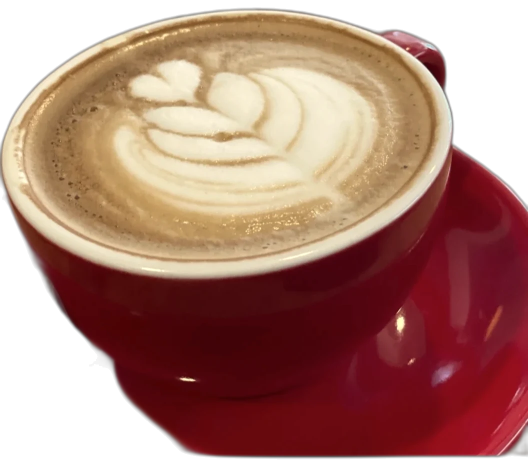
#> input picture assets/drinks/cappuccino.webp, 1056 x 933 px, given in place of 1302bbc0-image.jpg, which was not available (shown at 1/2 size)
$ python make-photos.py
#> lines starting #> are read from the running program, lines starting #| are printed output that depends on the picture; pictures that were not available may be replaced by others from this repository, and a replacement may not be noted
#!/usr/bin/env python3
"""Turns the client-supplied screenshots into web-ready photography.

Each source is a phone screenshot, so it carries a status bar, app chrome and
in some cases Google's "Images may be subject to copyright" banner. `crop` is
the usable picture inside that chrome, as fractions of the source. `focus` is
the point to keep centred when re-cropping to a different aspect ratio.

Run:  python3 tools/make-photos.py
"""
import os, json
from PIL import Image, ImageOps

SRC = "/root/.claude/uploads/7d969982-7431-5130-b512-593f4c1a4612"
OUT = os.path.join(os.path.dirname(os.path.dirname(os.path.abspath(__file__))), "assets", "photos")
os.makedirs(OUT, exist_ok=True)

# source, crop(x0,y0,x1,y1), focus(fx,fy), credit
SOURCES = {
    "lamb-chops":      ("8097b036-image.jpg", (0.00, 0.200, 1.00, 0.760), (0.50, 0.66), "Seaside Grill / Family Room promotional artwork"),
    "avocado-toast":   ("d4519ecd-image.jpg", (0.00, 0.300, 1.00, 0.768), (0.45, 0.48), "@familyroomcoffee.mv Instagram post, 15 Dec 2020"),
    "chicken-burger":  ("3888b3ea-image.jpg", (0.00, 0.345, 1.00, 0.660), (0.42, 0.55), "Seaside Grill / Family Room promotional artwork"),
    "bolognese":       ("04a25036-image.jpg", (0.17, 0.318, 0.83, 0.610), (0.50, 0.50), "Seaside Grill / Family Room promotional artwork"),
    "beef-burger-ad":  ("3471669f-image.jpg", (0.170, 0.345, 0.830, 0.615), (0.50, 0.50), "Seaside Grill / Family Room promotional artwork"),
    "thai-curry":      ("96facb16-image.jpg", (0.15, 0.330, 0.85, 0.600), (0.50, 0.50), "Seaside Grill / Family Room promotional artwork"),
    "chicken-wings":   ("0ec921d8-image.jpg", (0.15, 0.318, 0.85, 0.592), (0.50, 0.50), "Seaside Grill / Family Room promotional artwork"),
    "latte-blue":      ("1302bbc0-image.jpg", (0.145, 0.170, 0.855, 0.845), (0.50, 0.62), "Guest photo by @nishaaarl, reshared by the cafe 14 Sep 2020"),
    "beans":           ("abc596dc-image.jpg", (0.00, 0.430, 1.00, 1.000), (0.50, 0.40), "Family Room Coffee retail packaging"),
    "beef-burger":     ("353e3119-image.jpg", (0.06, 0.140, 0.94, 0.890), (0.50, 0.52), "Family Room Coffee / Seaside Grill product shot"),
    "tea-jasmine":     ("1f4ea03f-image.jpg", (0.08, 0.140, 0.82, 0.800), (0.40, 0.46), "Tea Drop supplier marketing image"),
    "tea-fruits":      ("93570108-image.jpg", (0.08, 0.140, 0.82, 0.800), (0.40, 0.46), "Tea Drop supplier marketing image"),
    "latte-donut":     ("2e2cca05-image.jpg", (0.00, 0.232, 1.00, 0.845), (0.45, 0.62), "Guest photo, Google Maps (credited 'Raya Ss')"),
    "chicken-rice":    ("fc1e431b-image.jpg", (0.00, 0.135, 1.00, 0.900), (0.48, 0.55), "Guest photo, Google Maps (credited 'Hussain Shareef')"),
    "room":            ("66d465b2-image.jpg", (0.00, 0.266, 0.74, 0.889), (0.40, 0.72), "Guest photo, Google Maps (credited 'Raya Ss')"),
    # One crop per bag out of the same shelf photograph, so each origin card on
    # our-coffee.html shows its own coffee rather than all three repeated.
    "bean-kenya":      ("abc596dc-image.jpg", (0.055, 0.545, 0.375, 0.930), (0.50, 0.50), "Family Room Coffee retail packaging"),
    "bean-colombia":   ("abc596dc-image.jpg", (0.355, 0.545, 0.670, 0.930), (0.50, 0.50), "Family Room Coffee retail packaging"),
    "bean-ethiopia":   ("abc596dc-image.jpg", (0.645, 0.545, 0.960, 0.930), (0.50, 0.50), "Family Room Coffee retail packaging"),
}

# name -> (width, height) renditions
RENDITIONS = {
    "card":    [(n, 1000, 750) for n in ("latte-blue", "avocado-toast", "lamb-chops",
                                         "beef-burger", "chicken-burger", "latte-donut")],
    "tile":    [(n, 900, 900) for n in ("room", "beef-burger-ad", "beans", "thai-curry",
                                        "chicken-wings", "bolognese")],
    "wide":    [("beans", 1400, 950), ("latte-blue", 1400, 950)],
    "bag":     [(n, 700, 875) for n in ("bean-kenya", "bean-colombia", "bean-ethiopia")],
    "thumb":   [(n, 320, 320) for n in ("latte-blue", "latte-donut", "tea-jasmine", "tea-fruits",
                                        "avocado-toast", "beef-burger", "chicken-burger",
                                        "lamb-chops", "thai-curry", "bolognese", "chicken-wings",
                                        "chicken-rice", "beans")],
}


def load(name):
#> called with name = 'latte-blue'
    fn, crop, focus, _ = SOURCES[name]
    im = Image.open(os.path.join(SRC, fn)).convert("RGB")
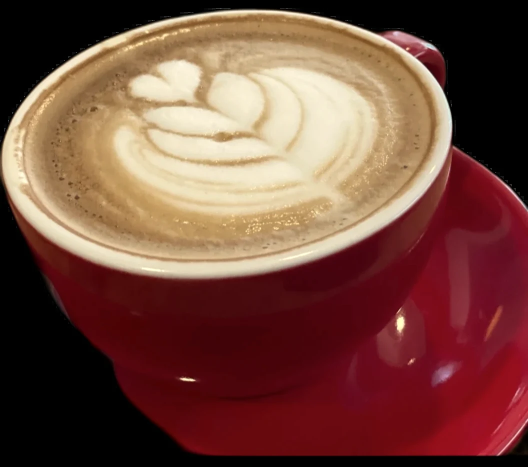
#> im: PIL image 1056x933 RGB (shown at 1/2 size); mean R, G, B 117.1, 74, 62.2
    w, h = im.size
#> w = 1056; h = 933
    box = (round(crop[0] * w), round(crop[1] * h), round(crop[2] * w), round(crop[3] * h))
#> box = (153, 159, 903, 788)
    return im.crop(box), focus


def render(name, tw, th):
    """Crop to the target aspect around the focus point, then resize."""
    im, (fx, fy) = load(name)
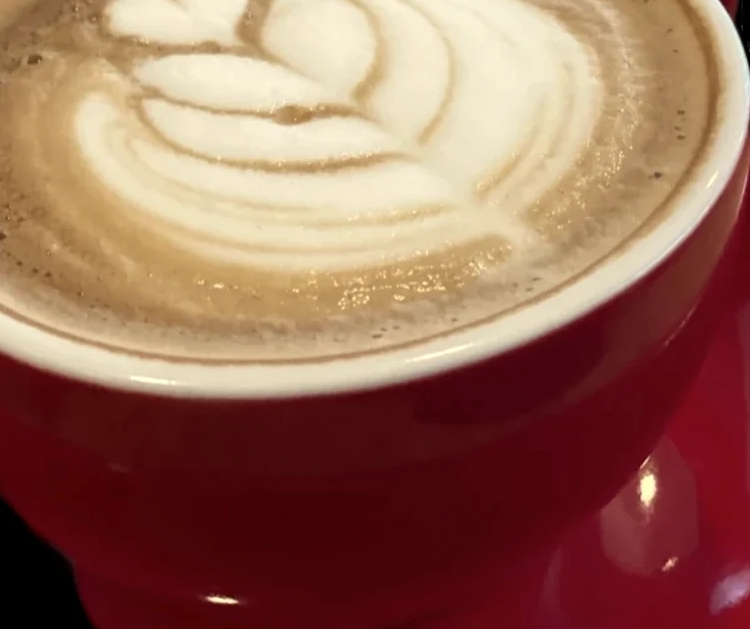
#> im: PIL image 750x629 RGB; mean R, G, B 154, 107.8, 89.4
#> fx = 0.5; fy = 0.62
    w, h = im.size
#> w = 750; h = 629
    target = tw / th
    if w / h > target:                     # too wide: trim the sides
        nw, nh = round(h * target), h
    else:                                  # too tall: trim top/bottom
        nw, nh = w, round(w / target)
#> nw = 750; nh = 562
    x = min(max(round(fx * w - nw / 2), 0), w - nw)
#> x = 0
    y = min(max(round(fy * h - nh / 2), 0), h - nh)
#> y = 67
    out = im.crop((x, y, x + nw, y + nh)).resize((tw, th), Image.LANCZOS)
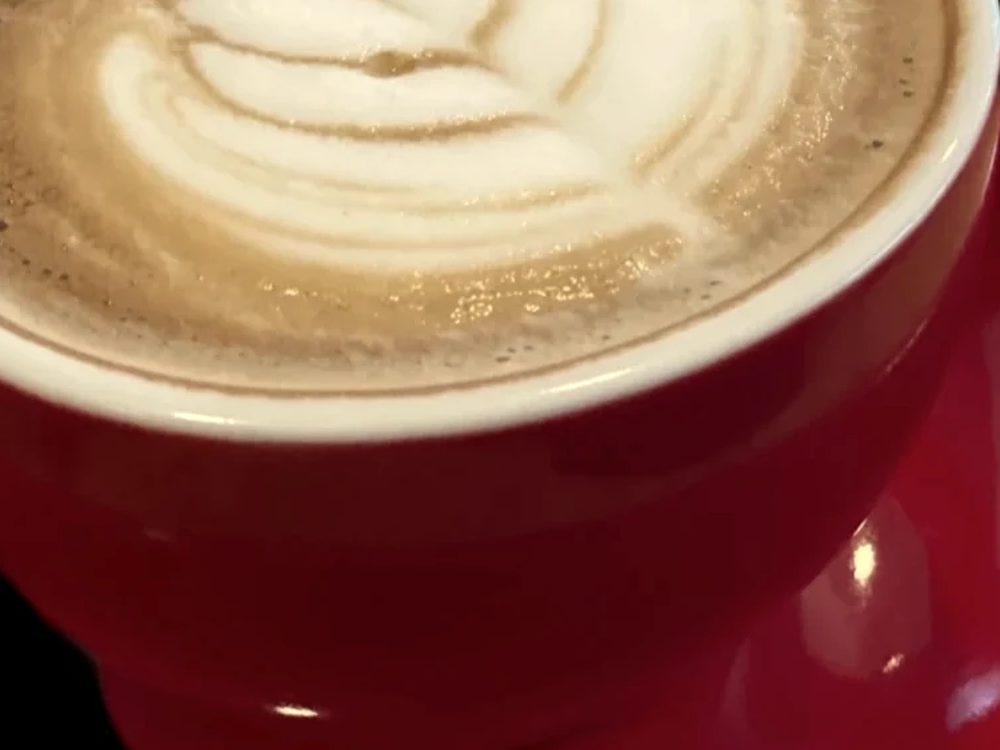
#> out: PIL image 1000x750 RGB; mean R, G, B 147.5, 98.4, 82
    return ImageOps.autocontrast(out, cutoff=(0.2, 0.0), preserve_tone=True)


manifest = {}
for kind, items in RENDITIONS.items():
    for name, tw, th in items:
        out_name = f"{name}-{kind}.jpg"
#> (the run stopped early here; a loop or call above may not have finished)

$ run again, on assets/drinks/sources/fruits-eden-src.webp
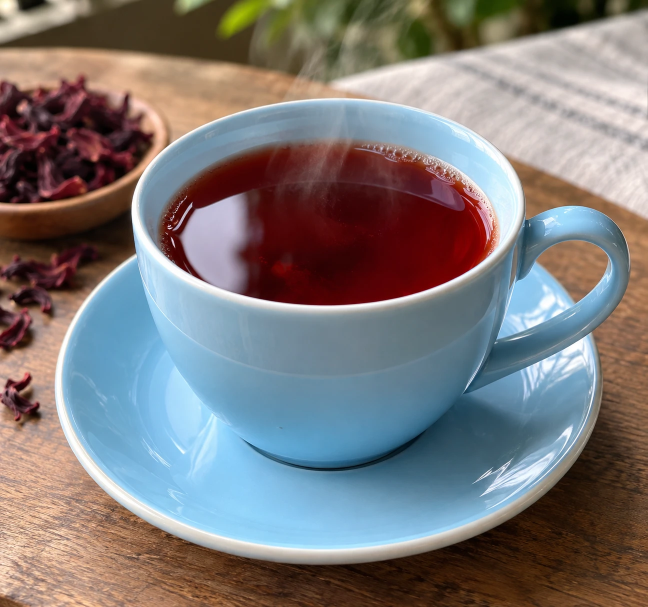
#> input picture assets/drinks/sources/fruits-eden-src.webp, 1295 x 1214 px, given in place of 1302bbc0-image.jpg, which was not available (shown at 1/2 size)
#> in load, im is the input picture: PIL image 1295x1214 RGB; mean R, G, B 125.8, 121, 121
#> in render, `im, (fx, fy) = load(name)`:
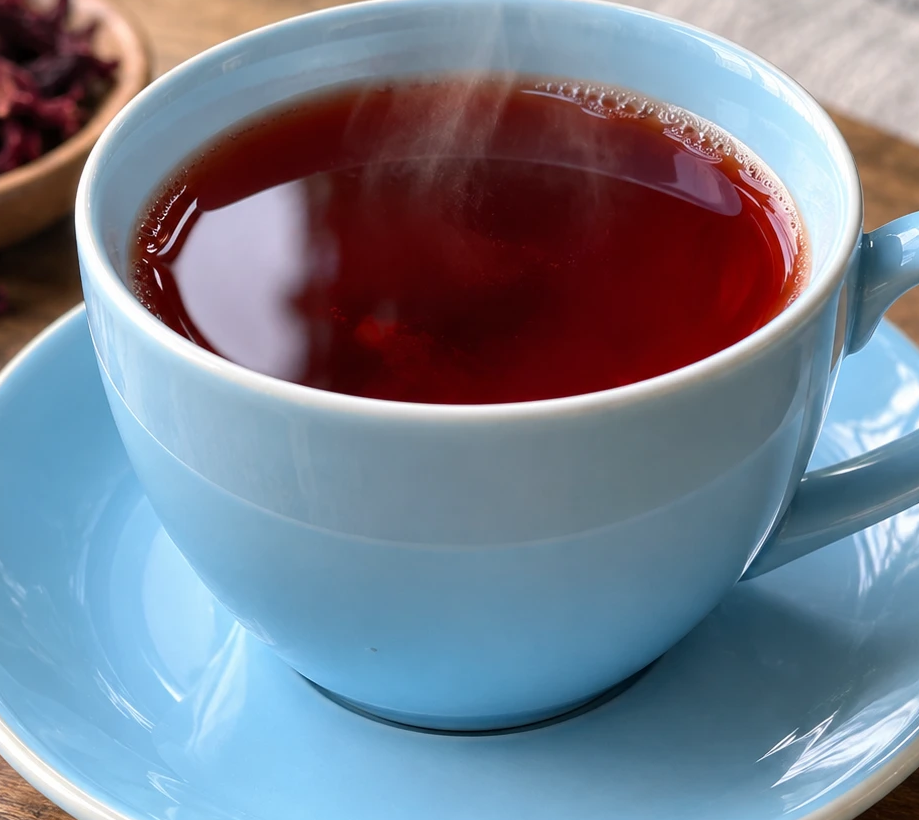
#> im: PIL image 919x820 RGB; mean R, G, B 118.2, 126.7, 141.6
#> fx = 0.5; fy = 0.62
#> x = 0
#> y = 131
#> in render, `out = im.crop((x, y, x + nw, y + nh)).resize((tw, th), Image.LANCZOS)`:
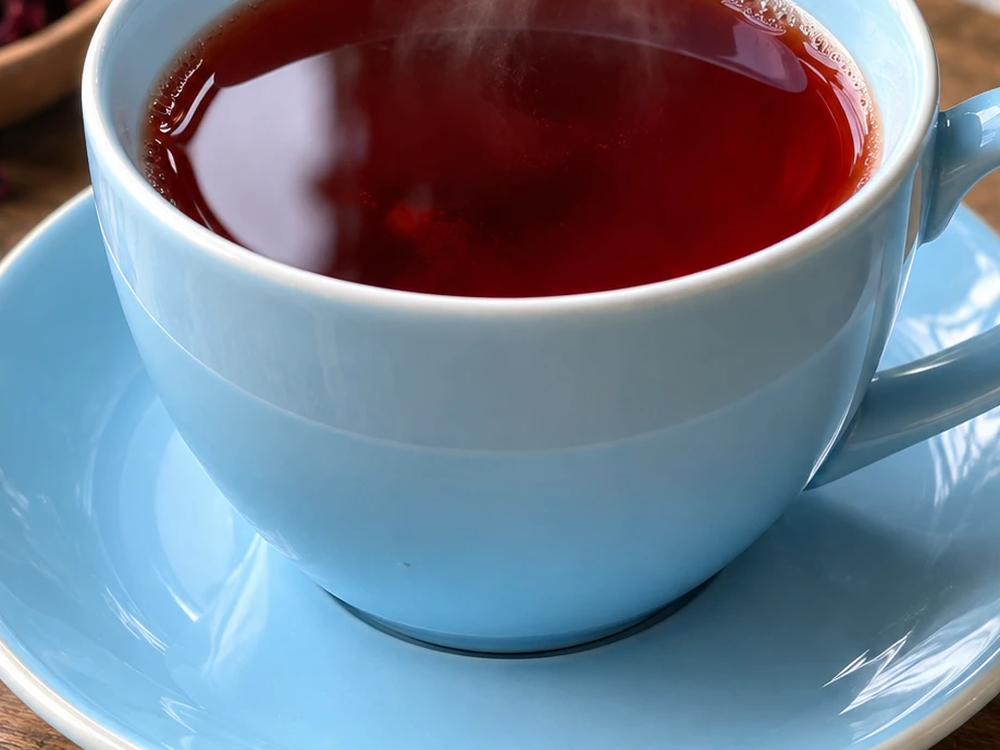
#> out: PIL image 1000x750 RGB; mean R, G, B 112.2, 123.7, 140.9

$ run again, on assets/drinks/sources/jasmine-src.webp
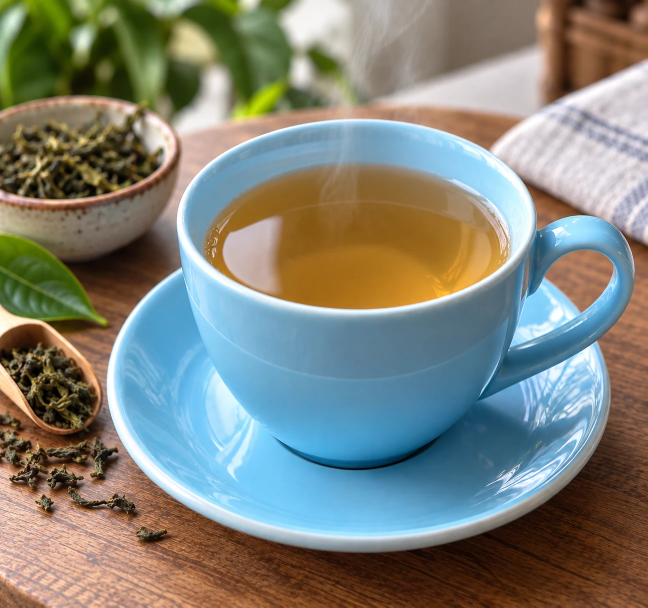
#> input picture assets/drinks/sources/jasmine-src.webp, 1295 x 1215 px, given in place of 1302bbc0-image.jpg, which was not available (shown at 1/2 size)
#> in load, im is the input picture: PIL image 1295x1215 RGB; mean R, G, B 128.6, 131.2, 121.7
#> in render, `im, (fx, fy) = load(name)`:
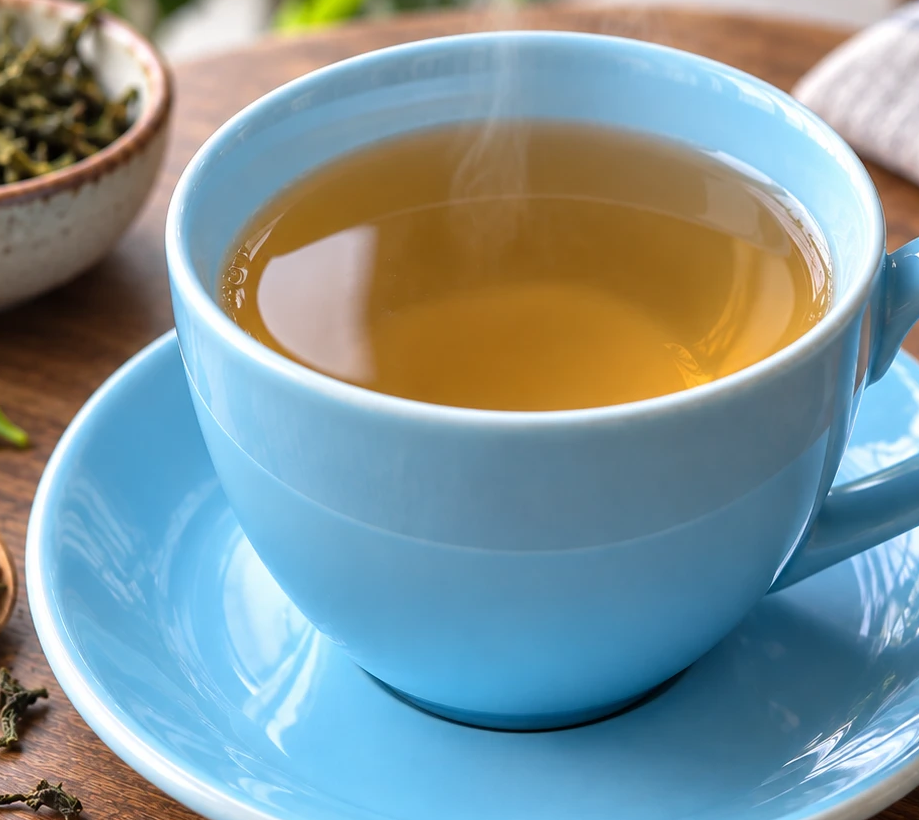
#> im: PIL image 919x820 RGB; mean R, G, B 128.8, 148.2, 151.5
#> fx = 0.5; fy = 0.62
#> x = 0
#> y = 131
#> in render, `out = im.crop((x, y, x + nw, y + nh)).resize((tw, th), Image.LANCZOS)`:
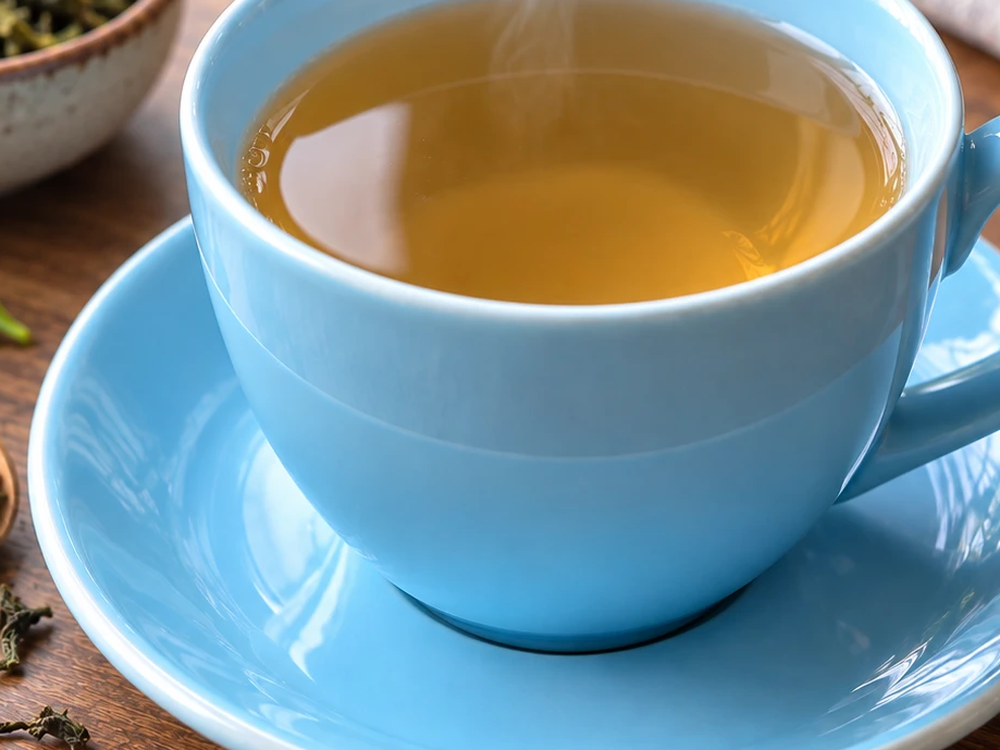
#> out: PIL image 1000x750 RGB; mean R, G, B 121.8, 144.7, 149.6

$ run again, on assets/hero/lg/000.webp
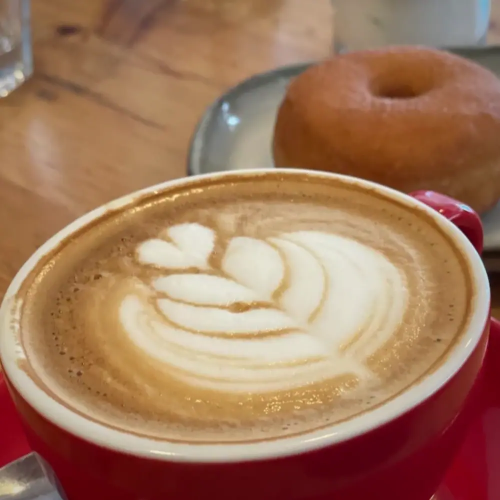
#> input picture assets/hero/lg/000.webp, 1000 x 1000 px, given in place of 1302bbc0-image.jpg, which was not available (shown at 1/2 size)
#> in load, im is the input picture: PIL image 1000x1000 RGB; mean R, G, B 161.6, 120.8, 93.8
#> in render, `im, (fx, fy) = load(name)`:
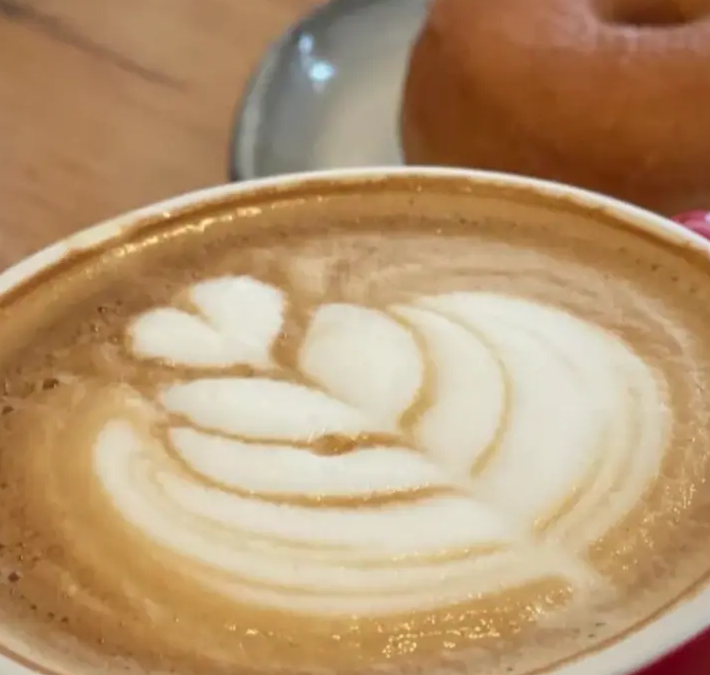
#> im: PIL image 710x675 RGB; mean R, G, B 183.2, 150.8, 113.4
#> fx = 0.5; fy = 0.62
#> x = 0
#> y = 143
#> in render, `return ImageOps.autocontrast(out, cutoff=(0.2, 0.0), preserve_tone=True)`:
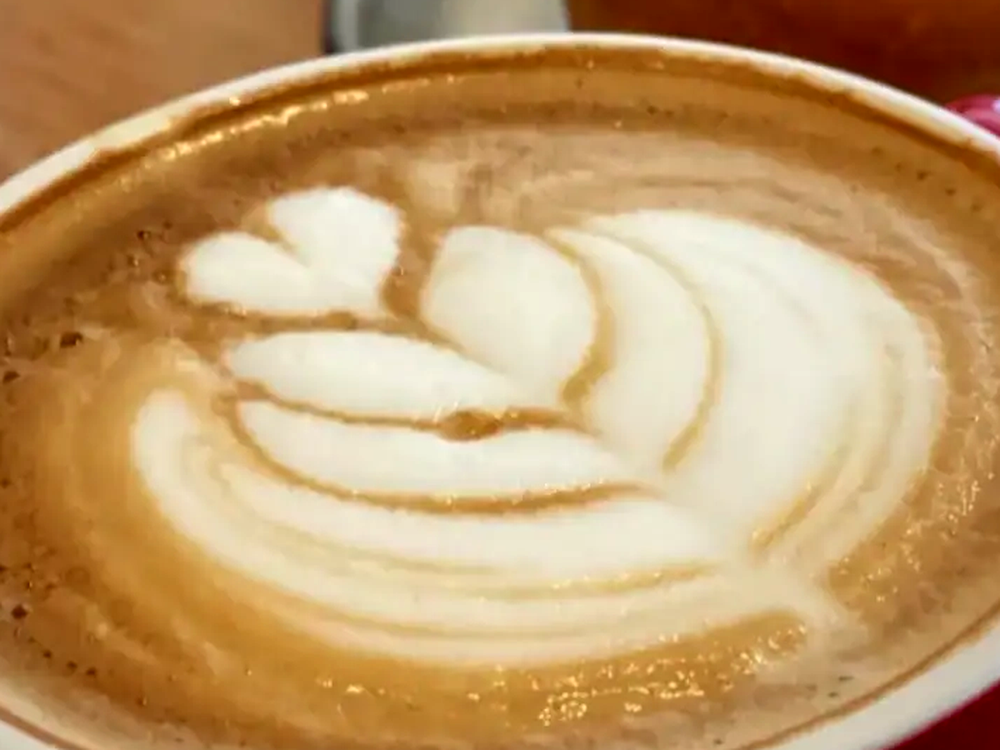
#> returned value: PIL image 1000x750 RGB; mean R, G, B 194.7, 156.4, 107.6
